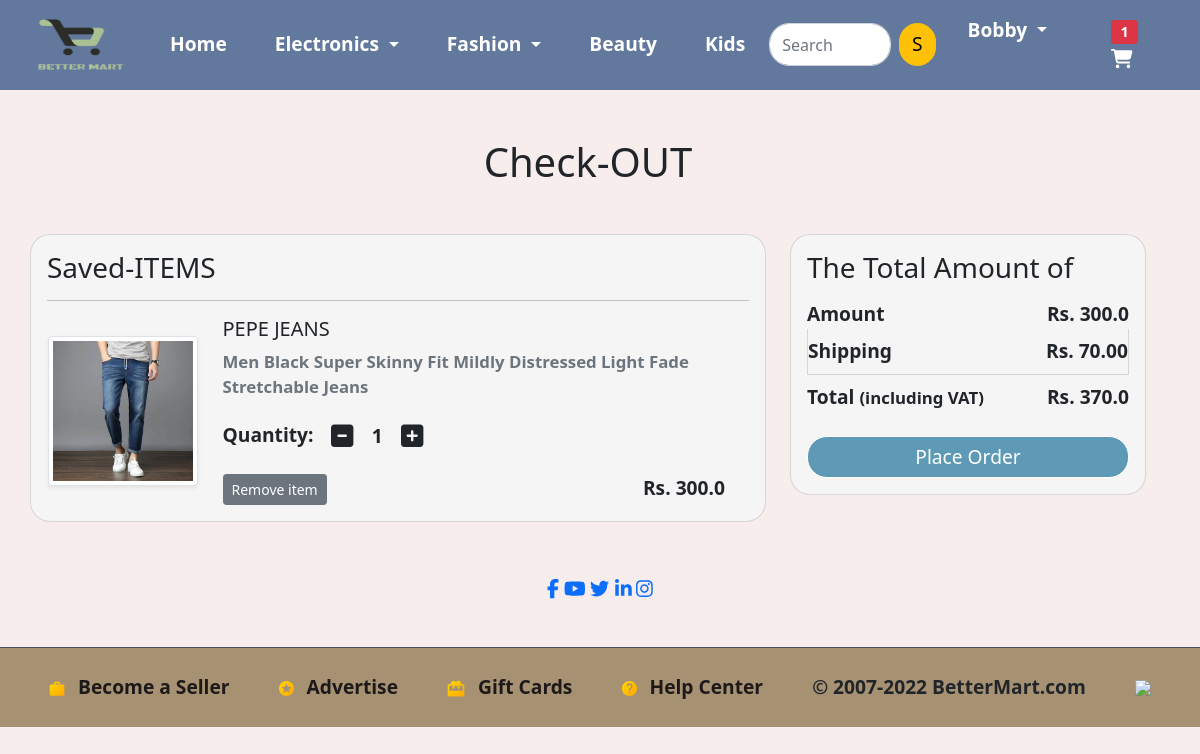
Page /cart/ (signed in) on the committed database.
### app/models.py (models this page shows, shortened)
class Cart(models.Model):
    user = models.ForeignKey(User, on_delete=models.CASCADE)
    product = models.ForeignKey(Product, on_delete=models.CASCADE)
    quantity = models.PositiveIntegerField(default=1)

class Product(models.Model):
    title = models.CharField(max_length=100)
    selling_price = models.FloatField()
    discounted_price = models.FloatField()
    description = models.TextField()
    brand = models.CharField(max_length=100)
    category = models.CharField(choices=CATEGORY_CHOICES, max_length=2)
    product_image = models.ImageField(upload_to='productimg')

### app/views.py (the view)
# urls.py: path('cart/', views.show_cart, name='showcart'),
@login_required
def show_cart(request):
    totalitem=0
    if request.user.is_authenticated:
        totalitem=len(Cart.objects.filter(user=request.user))
        user = request.user
        cart = Cart.objects.filter(user=user)
        amount =0.0
        shipping_amount = 70.0
        total_amount =0.0
        cart_product = [p for p in Cart.objects.all() if p.user==user]
        if cart_product:
            for p in cart_product:
                tempamount = (p.quantity  * p.product.discounted_price)
                amount += tempamount
                totalamount = amount + shipping_amount
            return render(request, 'app/addtocart.html', {'carts':cart , 'totalamount':totalamount , 'amount':amount , 'totalitem':totalitem})
        else:
            return render(request, 'app/emptycart.html',{'totalitem':totalitem})

### app/templates/app/addtocart.html (shortened to what this page needs)
{% extends 'app/base.html' %}
{% load static %}
{% block main-content %}
<div class="container my-5">
 <div class="row">
  <h1 class="text-center mb-5">Check-OUT</h1>
  <div class="col-sm-8">
  <div class="card">
   <div class="card-body">
    <h3>Saved-ITEMS</h3>
    {% for cart in carts %}
    <hr>
    <div class="row">
     <div class="col-sm-3 text-center align-self-center"><img src="{{cart.product.product_image.url}}" alt="" srcset="" class="img-fluid img-thumbnail shadow-sm" height="150" width="150"> </div>
     <div class="col-sm-9">
      <div>
       <h5>{{cart.product.title}}</h5>
       <p class="mb-2 text-muted small">{{cart.product.description}} </p>
       <div class="my-3">
        <label for="quantity">Quantity:</label>
        <a class="minus-cart btn" pid="{{cart.product.id}}"><i class="fas fa-minus-square fa-lg"></i></a>
          <span id="quantity">{{cart.quantity}}</span>
        <a class="plus-cart btn add" pid="{{cart.product.id}}"><i class="fas fa-plus-square fa-lg"></i></a>
       </div>
       <div class="d-flex justify-content-between">
        <a href="#" class="btn btn-sm btn-secondary mr-3 remove-cart" pid="{{cart.product.id}}">Remove item </a>
        <p class="mb-0"><span><strong>Rs. {{cart.product.discounted_price}}</strong></span></p>
       </div>
      </div>
     </div>
    </div>
    {% endfor %}
   </div>
   </div>
  </div>
  <div class="col-sm-4">
   <div class="card">
    <div class="card-body">
      <h3>The Total Amount of</h3>
      <ul class="list-group">
       <li class="list-group-item d-flex justify-content-between align-items-center border-0 px-0 pb-0">Amount<span>Rs. <span id="amount">{{amount}}</span> </span></li>
       <li class="list-group-item d-flex justify-content-between align-items-center px-0">Shipping<span>Rs. 70.00</span></li>
       <li class="list-group-item d-flex justify-content-between align-items-center border-0 px-0 mb-3">
        <div>
           <strong>Total</strong> <small>(including VAT)</small>
         </div>
         <span><strong>Rs. <strong id="totalamount">{{totalamount}}</strong> </strong></span>
       </li>
      </ul>
      <div class="d-grid"><a href="{% url 'checkout' %}" class="btn btn-primary">Place Order</a></div>
    </div>
   </div>
  </div>
 </div>
</div>
{% endblock main-content %}

### app/templates/app/base.html (shortened to what this page needs)
<!doctype html>
{% load static %}
<html lang="en">
  <head>
    <link rel="stylesheet"
        href="https://cdn.jsdelivr.net/npm/@fortawesome/fontawesome-free@5.15.4/css/fontawesome.min.css">
    <link rel="stylesheet" href="{% static 'app/css/owl.carousel.min.css' %}">
    <link rel="stylesheet" href="{% static 'app/css/all.min.css' %}">
    <link rel="stylesheet" href="{% static 'app/css/bootstrap.min.css' %}">
    <link rel="stylesheet" href="{% static 'app/css/style.css' %}">
  </head>
  <body>
    <nav class="navbar navbar-expand-lg navbar-dark bg-primary">
     <div class="container">
       <a class="navbar-brand" href="/"><img src="{% static 'app/images/product/logo.png' height="50" width="50"%}" alt="" srcset="" height="60" width="100">  </a>
       <div class="collapse navbar-collapse" id="navbarSupportedContent">
         <ul class="navbar-nav me-auto mb-2 mb-lg-0">
           <li class="nav-item">
             <a class="nav-link active" aria-current="page" href="/">Home</a>
           </li>
           <li class="nav-item dropdown">
             <a class="nav-link dropdown-toggle text-white" href="#" id="electronicsDropdown" role="button" data-bs-toggle="dropdown" aria-expanded="false">
               Electronics
             </a>
           </li>
           <li class="nav-item dropdown">
             <a class="nav-link dropdown-toggle text-white" href="#" id="fashionDropdown" role="button" data-bs-toggle="dropdown" aria-expanded="false">
               Fashion
             </a>
           </li>
           <li class="nav-item">
            <a class="nav-link active" aria-current="page" href="/">Beauty</a>
          </li>
          <li class="nav-item">
            <a class="nav-link active" aria-current="page" href="/">Kids</a>
          </li>
         </ul>
         <form class="d-flex" action="/search/" method=="get">
           <input class="form-control me-2" type="text" placeholder="Search" name="query" id="query"/>
           <button class="btn btn-warning" type="submit">S</button>
         </form>
         <div>
          <ul class="navbar-nav me-auto mb-2 mb-lg-0">
            {% if request.user.is_authenticated %}
           <li class="nav-item dropdown mx-2">
              <a class="nav-link dropdown-toggle text-white" href="#" id="profileDropdown" role="button" data-bs-toggle="dropdown" aria-expanded="false">
                {{request.user.username|capfirst}}
              </a>
            </li>
            <li class="nav-item mx-2">
             <a href="{% url 'showcart' %}" class="nav-link text-white "><span class="badge bg-danger">{{totalitem}}</span> <i class="fa-solid fa-cart-shopping cart"></i> </a>
            </li>
            {% endif %}
          </ul>
         </div>
       </div>
     </div>
    </nav>
    {% block main-content %} {% endblock main-content %}
    <div class="footer">
      <div class="icon">
          <a href="https://www.facebook.com"><i class="fa-brands fa-facebook-f"></i></a>
          <a href="https://www.youtube.com"><i class="fa-brands fa-youtube"></i></a>
          <a href="https://www.twitter.com"><i class="fa-brands fa-twitter"></i></a>
          <a href="https://www.linkedin.com"><i class="fa-brands fa-linkedin-in"></i></a>
          <a href="https://www.instagram.com"><i class="fa-brands fa-instagram"></i></a>
      </div>
    </div>
    <div>
      <div class="_2uz0vJ">
        <div>
          <img>
          <a href="#">
            <span class="hDTmm5">Become a Seller</span>
          </a>
      </div>
      <div>
        <img>
        <a href="#">
          <span class="hDTmm5">Advertise</span>
        </a>
      </div>
      <div>
        <img>
      <a href="#">
        <span class="hDTmm5">Gift Cards</span>
      </a>
      </div>
      <div>
        <img>
    <a href="#">
      <span class="hDTmm5">Help Center</span>
    </a>
     </div>
     <span class="z3ht-w">© 2007-2022 <span>BetterMart.com</span></span>
     <img src="https://static-assets-web.flixcart.com/www/linchpin/fk-cp-zion/img/payment-method_69e7ec.svg">
    </div>
  </body>
</html>

### app/static/app/css/style.css (style rules this page uses)
.footer { width: 100%; text-align: center; padding: 4px 0; }
.col, .row { width: 100%; display: -webkit-flex; display: -ms-flexbox; display: flex; -webkit-flex-flow: row wrap; -ms-flex-flow: row wrap; flex-flow: row wrap; }
._2uz0vJ { border-top: 1px solid #454d5e; padding: 25px 0; margin-top: 40px; width: 100%; display: -webkit-flex; display: -ms-flexbox; display: flex; -webkit-justify-content: space-evenly; -ms-flex-pack: space-evenly; justify-content: space-evenly; -webkit-align-items: center; -ms-flex-align: center; align-items: center; background-color: rgb(93 62 4 / 52%); }
._2uz0vJ .hDTmm5 { color: rgb(30, 25, 25); margin-left: 8px; }

### rows in the picture
Cart: product.product_image (picture), product "PEPE JEANS", product.description "Men Black Super Skinny Fit Mildly Distressed Light Fade Stretchable Jeans", quantity "1", product.discounted_price "300.0"

### other values in the picture
{{ request.user.username|capfirst }} "Bobby"
{{ totalitem }} "1"
{{ amount }} "300.0"
{{ totalamount }} "370.0"
